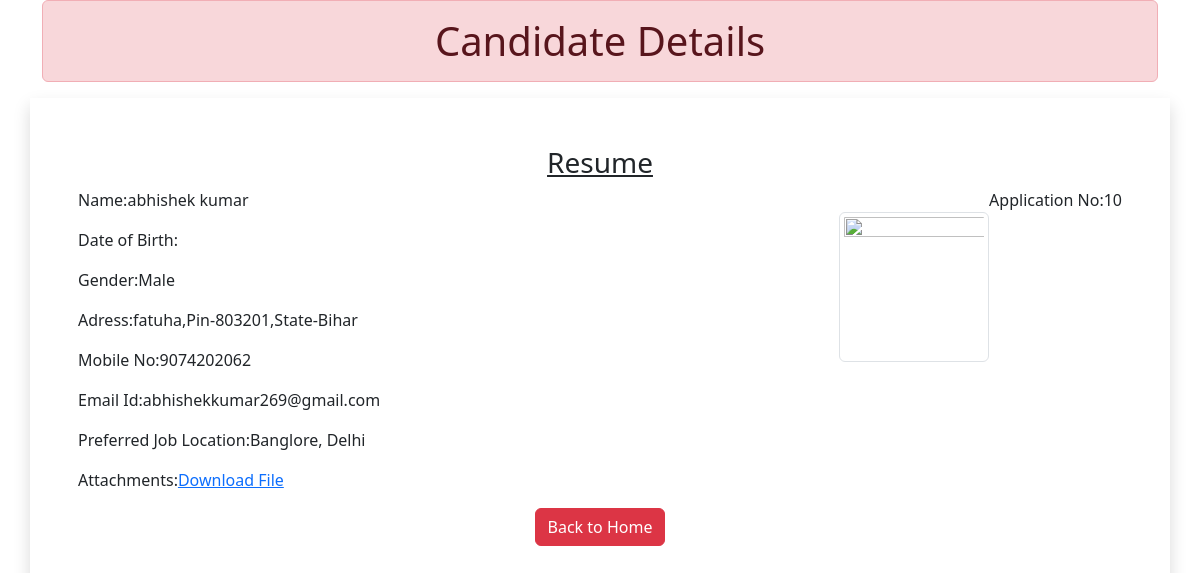
The page /10 on the database its author committed.
### myapp/models.py (models this page shows)
class Resume(models.Model):
    name = models.CharField(max_length=100)
    dob = models.DateField(auto_now=False,auto_now_add =False)
    gender = models.CharField(max_length=100)
    locality = models.CharField(max_length=100)
    city = models.CharField(max_length=100)
    pin = models.PositiveIntegerField()
    state = models.CharField(choices= STATE_CHOICE, max_length = 50)
    mobile = models.PositiveIntegerField()
    email = models.EmailField()
    job_city = models.CharField(max_length=50)
    profile_image = models.ImageField(upload_to='profileimg',blank=True)
    my_file = models.FileField(upload_to='doc',blank=True)

### myapp/views.py (the view)
# urls.py: path("<int:pk>",views.CandidateView.as_view(),name='candidate')
class CandidateView(View):
    def get(self,request ,pk):
        candidate = Resume.objects.get(pk=pk)
        return render(request,'myapp/candidate.html' ,{'candidate':candidate})

### myapp/templatetags/myfilter.py (called while the page is built)
@register.filter(name='remove_special')
def remove_chars(value,arg):
    print("Arg",arg)
    print("value:",value)
    for character in arg:
        value = value.replace(character,"")
    return value

### myapp/templates/myapp/candidate.html (shortened to what this page needs)
<!DOCTYPE html>
<html lang="en">
{% load myfilter %}
<head>
    <link href="https://cdn.jsdelivr.net/npm/bootstrap@5.3.2/dist/css/bootstrap.min.css" rel="stylesheet">
</head>
<body>
    <div class="container">
        <h1 class= "alert alert-danger text-center p-3 ">Candidate Details</h1>
        <div class="row">
            <div class="col sm-10 shadow offset-sm-0.5 p-5">
                <h3 class="text-center"><u>Resume</u></h3>
                <p class="float-end"> Application No:{{candidate.id}}</p>
                <img src="{{candate.profile_img}}" alt="" class = "img-fluid img-thumbnail float-end mt-4 " width="150" height="150">
                <p>Name:{{candidate.name}}</p>
                <p>Date of Birth:{{Candidate.dob}}</p>
                <p>Gender:{{candidate.gender}}</p>
                <p>Adress:{{candidate.locality}},Pin-{{candidate.pin}},State-{{candidate.state}}</p>
                <p>Mobile No:{{candidate.mobile}}</p>
                <p>Email Id:{{candidate.email}}</p>
                <p>Preferred Job Location:{{candidate.job_city|remove_special:"[]'"}}</p>
                <p>Attachments:<a href="{{candidate.my_file.url}}">Download File</p>
                    <div class="text-center">
                        <a href="/" class="btn btn-danger" >Back to Home</a>
                    </div>
            </div>
            </div>
        </div>
</body>
</html>

### rows shown on the page
Resume: id "10", name "abhishek kumar", gender "Male", locality "fatuha", pin "803201", state "Bihar", mobile "9074202062", email "abhishekkumar269@gmail.com", job_city|remove_special "Banglore, Delhi"
